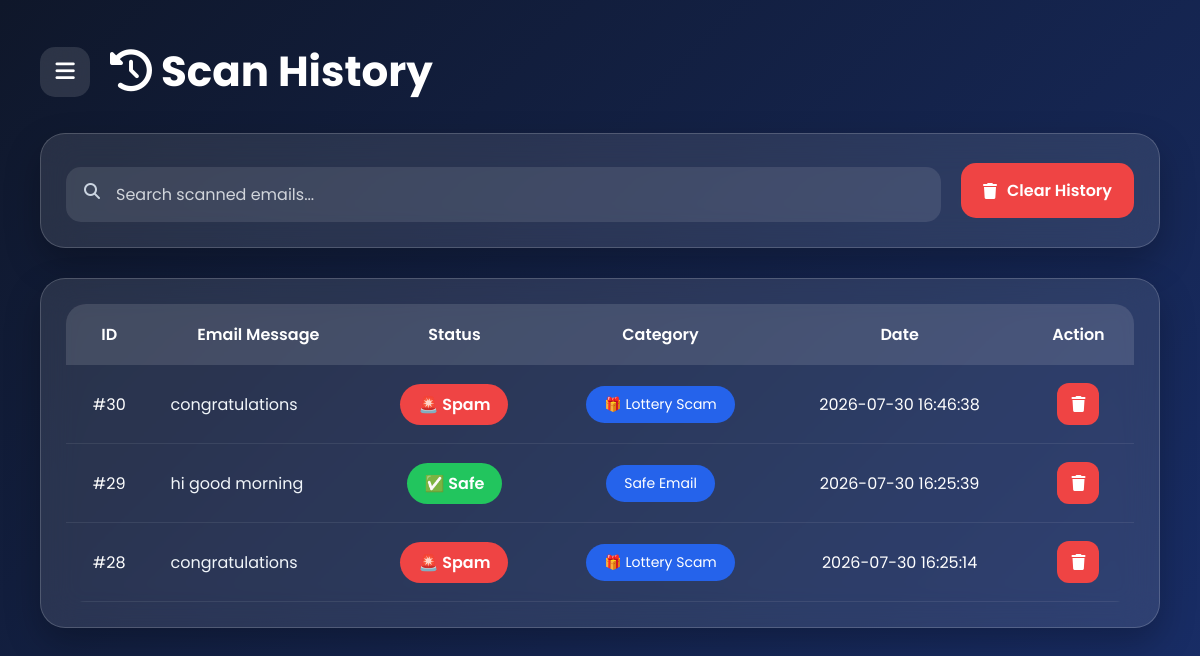
/history (signed in), run on an earlier commit of the app's database.
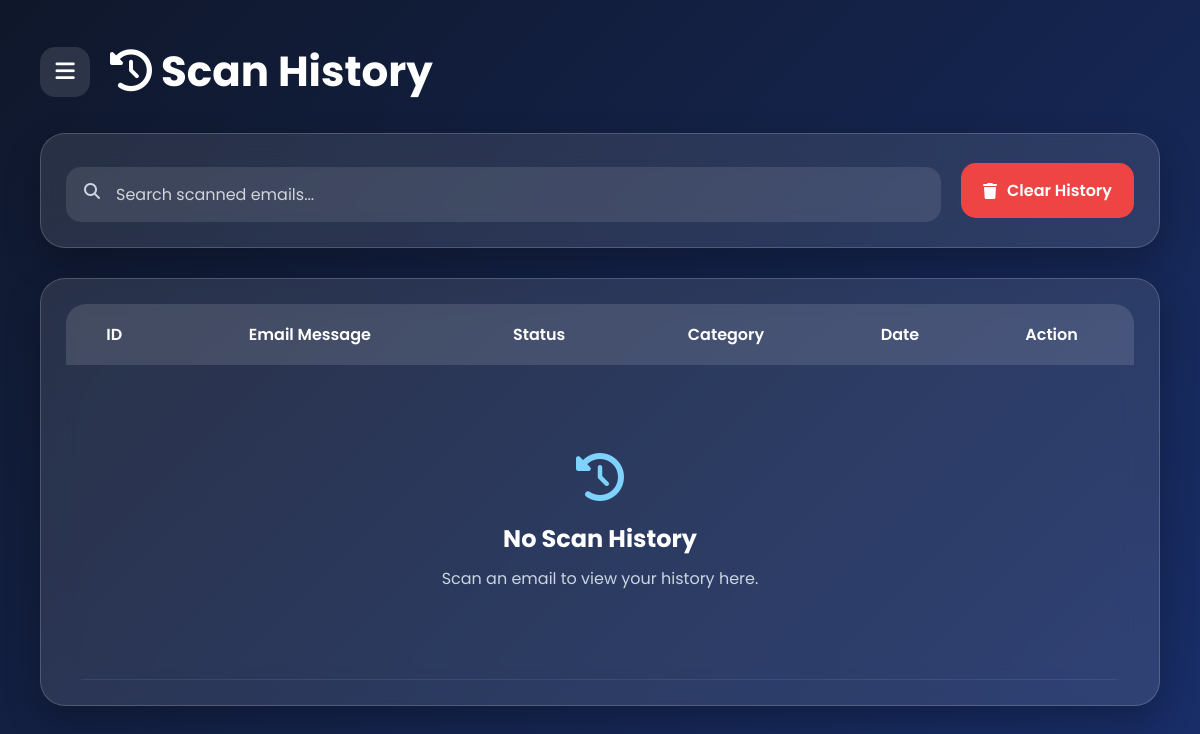
And on a later commit of the database.
### tables this page shows
CREATE TABLE scan_history (
    id INTEGER PRIMARY KEY AUTOINCREMENT,
    email TEXT,
    message TEXT,
    prediction TEXT,
    category TEXT,
    scan_date TIMESTAMP DEFAULT CURRENT_TIMESTAMP
);

### app.py (the view)
@app.route("/history")
def history():
    user_email = session.get("user_email")
    if not user_email:
        return redirect(url_for("login"))
    conn = sqlite3.connect("spam.db")
    cursor = conn.cursor()
    cursor.execute(
        """
        SELECT *
        FROM scan_history
        WHERE email=?
        ORDER BY id DESC
        """,
        (user_email,)
    )
    rows = cursor.fetchall()
    conn.close()
    return render_template(
        "history.html",
        history=rows
    )

### templates/history.html (shortened to what this page needs)
<!DOCTYPE html>
<html lang="en">
<head>
    <link rel="stylesheet"
        href="{{ url_for('static', filename='css/common.css') }}">
    <link rel="stylesheet"
        href="{{ url_for('static', filename='css/history.css') }}">
    <link rel="stylesheet"
        href="https://cdnjs.cloudflare.com/ajax/libs/font-awesome/6.5.2/css/all.min.css">
</head>
<body>
    <div class="main full">
        <div class="topbar">
            <button class="menu-btn"
                id="menuBtn"
                onclick="toggleSidebar()">
                <i class="fa-solid fa-bars"></i>
            </button>
            <h1>
                <i class="fa-solid fa-clock-rotate-left"></i>
                Scan History
            </h1>
        </div>
        <div class="glass-card">
            <div class="toolbar">
                <div class="search-box">
                    <i class="fa-solid fa-magnifying-glass"></i>
                    <input
                        type="text"
                        id="search"
                        placeholder="Search scanned emails..."
                        onkeyup="searchTable()">
                </div>
                <a href="/clear_history"
                    class="clear-btn">
                    <i class="fa-solid fa-trash"></i>
                    Clear History
                </a>
            </div>
        </div>
        <div class="glass-card">
            <table id="historyTable">
                <thead>
                    <tr>
                        <th>ID</th>
                        <th>Email Message</th>
                        <th>Status</th>
                        <th>Category</th>
                        <th>Date</th>
                        <th>Action</th>
                    </tr>
                </thead>
                <tbody>
                    {% if history %}
                    {% for row in history %}
                    <tr>
                        <td>
                            #{{ row[0] }}
                        </td>
                        <td class="message">
                            {{ row[2] }}
                        </td>
                        <td>
                            {% if row[3]=="Spam" %}
                            <span class="spam">
                                🚨 Spam
                            </span>
                            {% else %}
                            <span class="safe">
                                ✅ Safe
                            </span>
                            {% endif %}
                        </td>
                        <td>
                            {% if row[4] %}
                            <span class="category">
                                {{ row[4] }}
                            </span>
                            {% else %}
                            <span class="category">
                                Safe Email
                            </span>
                            {% endif %}
                        </td>
                        <td>
                            {{ row[5] }}
                        </td>
                        <td>
                            <a href="/delete_history/{{ row[0] }}"
                                class="delete-btn">
                                <i class="fa-solid fa-trash"></i>
                            </a>
                        </td>
                    </tr>
                    {% endfor %}
                    {% else %}
                    <tr>
                        <td colspan="6">
                            <div class="empty-history">
                                <i class="fa-solid fa-clock-rotate-left fa-3x"></i>
                                <h2>
                                    No Scan History
                                </h2>
                                <p>
                                    Scan an email to view your history here.
                                </p>
                            </div>
                        </td>
                    </tr>
                    {% endif %}
                </tbody>
            </table>
        </div>
    </div>
</body>
</html>

### static/css/common.css (style rules this page uses)
* { margin:0; padding:0; box-sizing:border-box; font-family:'Poppins',sans-serif; }
body { min-height:100vh; background:linear-gradient( 135deg, #0f172a, #1e3a8a, #7c3aed ); background-size:300% 300%; animation:gradientMove 12s ease infinite; color:white; }
input, textarea { width:100%; padding:14px; border-radius:12px; border:none; outline:none; background:rgba(255,255,255,.15); color:white; margin-top:8px; }
input::placeholder, textarea::placeholder { color:#ddd; }
.main { margin-left:250px; width:calc(100% - 250px); padding:40px; transition:.4s; }
.main.full { margin-left:0; width:100%; }
.topbar { display:flex; align-items:center; gap:20px; margin-bottom:30px; }
.menu-btn { width:50px; height:50px; border:none; border-radius:15px; background:rgba(255,255,255,.12); color:white; font-size:22px; cursor:pointer; backdrop-filter:blur(15px); }
.topbar h1 { font-size:42px; }

### static/css/history.css (style rules this page uses)
.glass-card { background:rgba(255,255,255,.10); backdrop-filter:blur(18px); border:1px solid rgba(255,255,255,.18); border-radius:25px; padding:25px; margin-bottom:30px; box-shadow:0 15px 35px rgba(0,0,0,.25); }
.toolbar { display:flex; justify-content:space-between; align-items:center; gap:20px; flex-wrap:wrap; }
.search-box { position:relative; flex:1; }
.search-box i { position:absolute; left:18px; top:50%; transform:translateY(-50%); color:#cbd5e1; font-size:16px; }
.search-box input { width:100%; padding:15px 20px 15px 50px; border:none; outline:none; border-radius:15px; background:rgba(255,255,255,.10); color:white; font-size:16px; }
.search-box input::placeholder { color:#d1d5db; }
.clear-btn { display:flex; align-items:center; gap:10px; text-decoration:none; background:#ef4444; color:white; padding:15px 22px; border-radius:15px; font-weight:600; transition:.3s; }
table { width:100%; border-collapse:collapse; overflow:hidden; border-radius:20px; }
thead { background:rgba(255,255,255,.12); }
th { padding:18px; text-align:center; color:#ffffff; font-weight:600; }
td { padding:18px; border-bottom:1px solid rgba(255,255,255,.08); text-align:center; }
tbody tr { transition:.3s; }
.empty-history { padding:70px 20px; text-align:center; }
.empty-history i { color:#7dd3fc; margin-bottom:20px; }
.empty-history h2 { margin-bottom:10px; }
.empty-history p { color:#cbd5e1; }

What changed in the data, as far as the page shows it:
removed scan_history: id "30", message "congratulations", prediction "🚨 Spam", category "🎁 Lottery Scam", scan_date "2026-07-30 16:46:38"
removed scan_history: id "29", message "hi good morning", prediction "✅ Safe", category "Safe Email", scan_date "2026-07-30 16:25:39"
removed scan_history: id "28", message "congratulations", prediction "🚨 Spam", category "🎁 Lottery Scam", scan_date "2026-07-30 16:25:14"
Also different on the page:
text now shown: "No Scan History Scan an email to view your history here."
